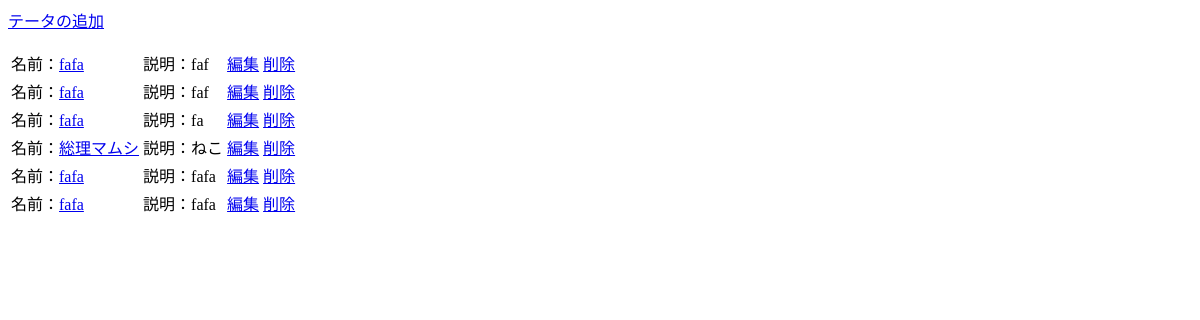
The page /store/list_books/ on the database as committed earlier.
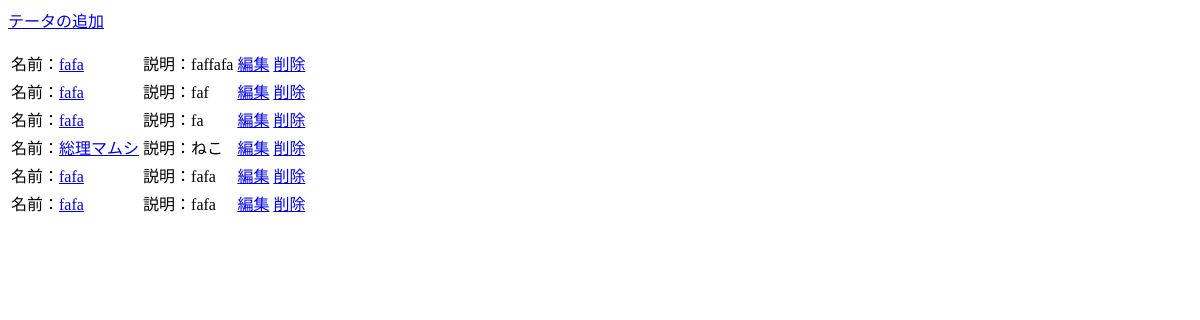
The same page on the database as committed later.
### store/models.py (models this page shows)
class BaseModel(models.Model):
    create_at = models.DateTimeField()
    update_at = models.DateTimeField()
    class Meta:
        abstract = True

class Books(BaseModel):
    name = models.CharField(max_length=255)
    description = models.CharField(max_length=1000)
    price = models.IntegerField()
    class Meta:
        db_table = 'books'
    def get_absolute_url(self,):
        return reverse_lazy('store:detail_book',kwargs={'pk':self.pk})

### store/views.py (the view)
# urls.py: path('list_books/', BookListView.as_view(), name='list_book'),
class BookListView(ListView):
    model = Books
    template_name = 'book_list.html'
    def get_queryset(self):
        qs = super(BookListView, self).get_queryset()
        if 'name' in self.kwargs:
            qs = qs.filter(name__startswith=self.kwargs['name'])
        qs = qs.order_by('-id')
        print(qs)
        return qs

### templates/book_list.html
<p><a href="{% url 'store:add_book' %}">テータの追加</a></p>
<table>
    <tbody>
    {% for object in object_list %}
    <tr>
        <td>名前：<a href="{{object.get_absolute_url}}">{{object.name}}</a></td>
        <td>説明：{{object.description}}</td>
        <td><a href="{% url 'store:edit_book' object.id %}">編集</a></td>
        <td><a href="{% url 'store:delete_book' object.id %}">削除</a></td>
    </tr>
    {% endfor %}
    </tbody>
</table>

Rows that differ between the two databases and show on the page:
changed Books: description "faf" → "faffafa"
